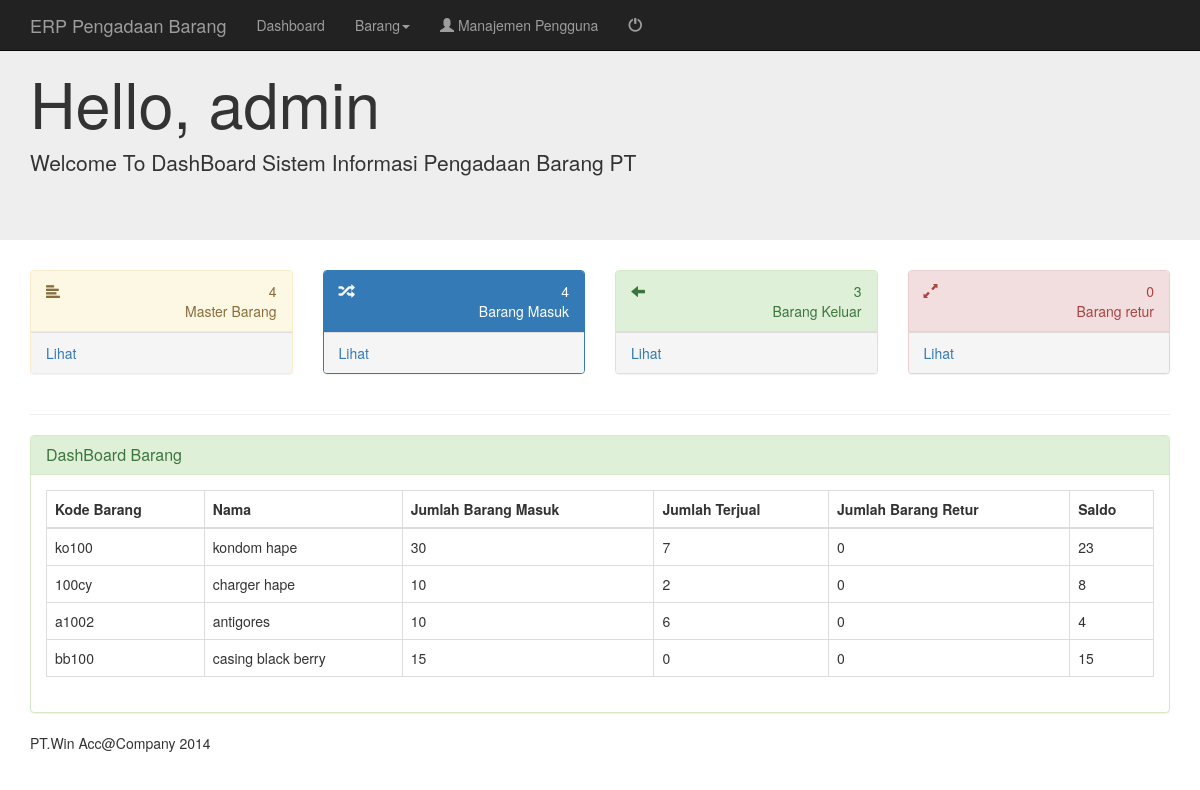
Screenshot of /View/index.php (signed in) with the database file from the repository.
### tables this page shows
CREATE TABLE `masterbarang` (
  `Id` int(11) NOT NULL AUTO_INCREMENT,
  `kode_barang` varchar(5) NOT NULL,
  `nama_barang` varchar(255) NOT NULL,
  `satuan` varchar(50) DEFAULT 'buah',
  `keterangan` text,
  PRIMARY KEY (`Id`)
);

### View/Index.php (the view, shortened to what this page needs)
<?php
require("layout/header.php");
?>
<body>
     <?php include('layout/navigation.php'); ?>
	<?php
	require("../Model/config.php");
	$querycountmasterbrg = mysqli_query($connection,'select count(Id) as totalbarang from masterbarang');
	$countmasterbrg = mysqli_fetch_assoc($querycountmasterbrg);
	$querycountpenerimaan = mysqli_query($connection,"select count(no_transaksi)as totalpenerimaan from penerimaan_barang");
	$countpenerimaan = mysqli_fetch_assoc($querycountpenerimaan);
	$querycountpenjualan = mysqli_query($connection,"select count(no_transaksipenjualan) as totalpenjualan from penjualan_barang");
	$countpenjualan = mysqli_fetch_assoc($querycountpenjualan);
	$querycountretur = mysqli_query($connection,"select count(no_transaksi) as totalretur from retur_barang");
	$countretur = mysqli_fetch_assoc($querycountretur);
	?>
   <div class="jumbotron">
      <div class="container">
        <h1>Hello, <?php print $_SESSION['username'];?></h1>
        <p>Welcome To DashBoard Sistem Informasi Pengadaan Barang PT </p>
      </div>
    </div>
	<div class="container">
     <div class="row">
	 <div class="col-lg-3 col-md-6">
                    <div class="panel panel-warning">
                        <div class="panel-heading">
                            <div class="row">
                                <div class="col-xs-3">
                                    <i class="glyphicon glyphicon-align-left"></i>
                                </div>
                                <div class="col-xs-9 text-right">
                                    <div class="huge"><?php print $countmasterbrg['totalbarang']; ?></div>
                                    <div>Master Barang</div>
                                </div>
                            </div>
                        </div>
                        <a href="mstbrg.php">
                            <div class="panel-footer">
                                <span class="pull-left">Lihat</span>
                                <div class="clearfix"></div>
                            </div>
                        </a>
                    </div>
                </div>
                <div class="col-lg-3 col-md-6">
                    <div class="panel panel-primary">
                        <div class="panel-heading">
                            <div class="row">
                                <div class="col-xs-3">
                                    <i class="glyphicon glyphicon-random"></i>
                                </div>
                                <div class="col-xs-9 text-right">
                                    <div class="huge"><?php print $countpenerimaan['totalpenerimaan'];?></div>
                                    <div>Barang Masuk</div>
                                </div>
                            </div>
                        </div>
                        <a href="brgmasuk.php">
                            <div class="panel-footer">
                                <span class="pull-left">Lihat</span>
                                <div class="clearfix"></div>
                            </div>
                        </a>
                    </div>
                </div>
                <div class="col-lg-3 col-md-6">
                    <div class="panel panel-success">
                        <div class="panel-heading">
                            <div class="row">
                                <div class="col-xs-3">
                                    <i class="glyphicon glyphicon-arrow-left"></i>
                                </div>
                                <div class="col-xs-9 text-right">
                                    <div class="huge"><?php print $countpenjualan['totalpenjualan']; ?></div>
                                    <div>Barang Keluar</div>
                                </div>
                            </div>
                        </div>
                        <a href="brgkeluar.php">
                            <div class="panel-footer">
                                <span class="pull-left">Lihat</span>
                                <div class="clearfix"></div>
                            </div>
                        </a>
                    </div>
                </div>
                <div class="col-lg-3 col-md-6">
                    <div class="panel panel-danger">
                        <div class="panel-heading">
                            <div class="row">
                                <div class="col-xs-3">
                                    <i class="glyphicon glyphicon-resize-full"></i>
                                </div>
                                <div class="col-xs-9 text-right">
                                    <div class="huge"><?php print $countretur['totalretur'];  ?></div>
                                    <div>Barang retur</div>
                                </div>
                            </div>
                        </div>
                        <a href="barangretur.php">
                            <div class="panel-footer">
                                <span class="pull-left">Lihat</span>
                                <div class="clearfix"></div>
                            </div>
                        </a>
                    </div>
                </div>
            </div>
      <hr>
	  <?php
		$querysaldo = mysqli_query($connection,"select masterbarang.kode_barang,masterbarang.nama_barang,ifnull(penerimaan_barang.jumlah,0) as jumlahmasuk,ifnull(penjualan_barang.jumlah,0) as jumlahkeluar,
ifnull(retur_barang.jumlah_retur,0) as jumlahretur,ifnull(ifnull(penerimaan_barang.jumlah,0)-ifnull(penjualan_barang.jumlah,0),0) as saldo from masterbarang left join
penerimaan_barang on
masterbarang.kode_barang = penerimaan_barang.kode_barang
left join penjualan_barang on masterbarang.kode_barang = penjualan_barang.kode_barang
left join retur_barang on masterbarang.kode_barang = retur_barang.kode_barang");
	  ?>
	  <div class="panel panel-success">
		<div class="panel-heading"> <h3 class="panel-title">DashBoard Barang</h3> </div>
			<div class="panel-body">
				<table class="table table-bordered">
					<thead>
						<tr>
							<th>
								Kode Barang
							</th>
							<th>
								Nama
							</th>
							<th>
								Jumlah Barang Masuk
							</th>
							<th>
								Jumlah Terjual
							</th>
							<th>
								Jumlah Barang Retur
							</th>
							<th>
								Saldo
							</th>
						</tr>
					</thead>
					<tbody>
						<?php
							while($data = mysqli_fetch_array($querysaldo)){
								print "<tr>".
									"<td>".$data['kode_barang']."</td>".
									"<td>".$data['nama_barang']."</td>".
									"<td>".$data['jumlahmasuk']."</td>".
									"<td>".$data['jumlahkeluar']."</td>".
									"<td>".$data['jumlahretur']."</td>".
									"<td>".$data['saldo']."</td>"
								."</tr>";
							}
						?>
					</tbody>
				</table>
			</div>
	</div>
      <footer>
        <p> PT.Win Acc@Company 2014</p>
      </footer>
    </div>
</body>
</html>

### rows the page displays
masterbarang: kode_barang "ko100", nama_barang "kondom hape", jumlahmasuk "30", jumlahkeluar "7", jumlahretur "0", saldo "23"
masterbarang: kode_barang "100cy", nama_barang "charger hape", jumlahmasuk "10", jumlahkeluar "2", jumlahretur "0", saldo "8"
masterbarang: kode_barang "a1002", nama_barang "antigores", jumlahmasuk "10", jumlahkeluar "6", jumlahretur "0", saldo "4"
masterbarang: kode_barang "bb100", nama_barang "casing black berry", jumlahmasuk "15", jumlahkeluar "0", jumlahretur "0", saldo "15"

### other values shown
$_SESSION['username'] "admin"
$countmasterbrg['totalbarang'] "4"
$countpenerimaan['totalpenerimaan'] "4"
$countpenjualan['totalpenjualan'] "3"
$countretur['totalretur'] "0"
